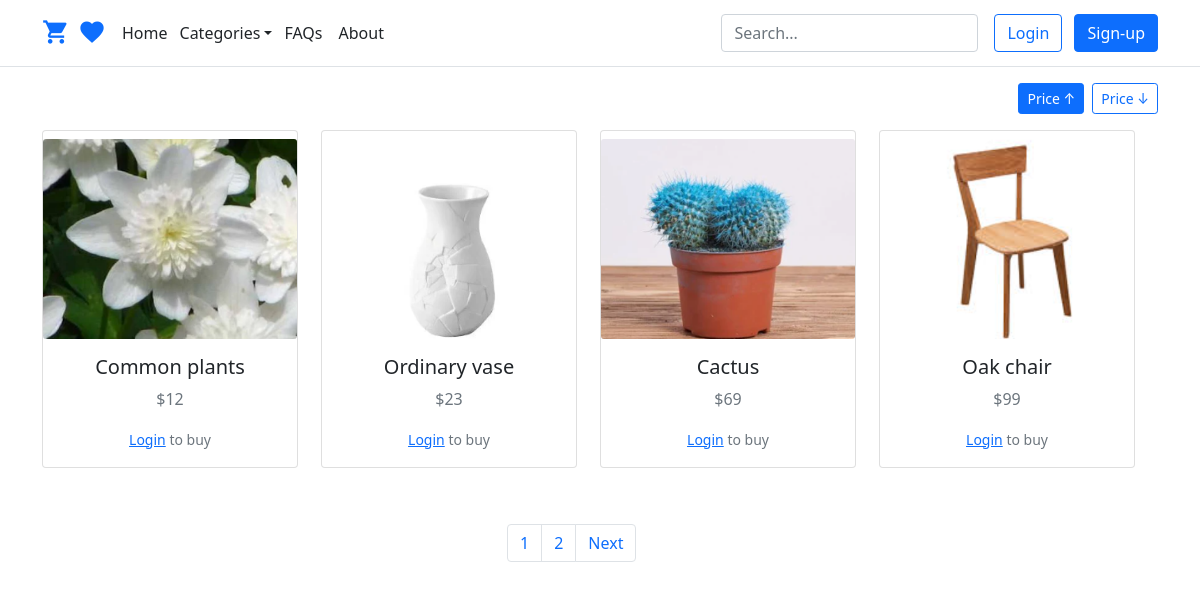
/filter/, run on the app's committed database.
### shop/models.py (models this page shows, shortened)
class Product(models.Model):
    category = models.ForeignKey(Category, on_delete=models.CASCADE, related_name='category')
    image = models.ImageField(upload_to='products')
    title = models.CharField(max_length=250)
    description = models.TextField()
    price = models.IntegerField()
    date_created = models.DateTimeField(auto_now_add=True)
    slug = models.SlugField(unique=True)
    quantity = models.IntegerField(default=0)
    class Meta:
        ordering = ('-date_created',)

### shop/views.py (the view)
# urls.py: path('filter/', views.filter_by_price, name='filter_by_price'),
def filter_by_price(request, products=None):
	sort_order = request.GET.get('sort', 'asc')
	if sort_order not in ['asc', 'desc']:
		sort_order = 'asc'
	if products:
		if sort_order == 'desc':
			products.sort(key=lambda x: x.price, reverse=True)  # Sort in descending order
		else:
			products.sort(key=lambda x: x.price)  # Sort in ascending order
	else:
		if sort_order == 'desc':
			products = Product.objects.all().order_by('-price')  # Sort by descending price
		else:
			products = Product.objects.all().order_by('price')  # Sort by ascending price
	context = {
		'products': paginat(request, products),
		'sort_order': sort_order,
	}
	return render(request, 'home_page.html', context)

### cart/utils/cart.py (called while the page is built)
    def __iter__(self):
        product_ids = self.cart.keys()  # Get all the product IDs in the cart
        products = Product.objects.filter(id__in=product_ids)  # Get products from the database using product IDs
        cart = self.cart.copy()  # Create a copy of the cart to avoid modifying the original session data
        for product in products:
            cart[str(product.id)]['product'] = product
        for item in cart.values():
            item['total_price'] = int(item['price']) * int(item['quantity'])
            yield item

    def add_cart_session(self):
        cart = self.session.get(CART_SESSION_ID)
        if not cart:
            cart = self.session[CART_SESSION_ID] = {}
        return cart

### online_shop/context_processors.py (called while the page is built)
def return_cart(request):
    cart = len(list(Cart(request))) # Count the items in the cart
    return {'cart_count': cart} # Return the count as part of the context

def return_categories(request):
    categories = Category.objects.all()  # Get all categories from the database
    return {'categories': categories}  # Return the categories as part of the context

### shop/models.py (called while the page is built)
    def __str__(self):
        return self.title

### shop/views.py (called while the page is built)
def paginat(request, list_objects):
	p = Paginator(list_objects, 4)  # Show 4 items per page
	page_number = request.GET.get('page')
	try:
		page_obj = p.get_page(page_number)
	except PageNotAnInteger:  # If page is not an integer, show the first page
		page_obj = p.page(1)
	except EmptyPage:  # If page is out of range, show the last page
		page_obj = p.page(p.num_pages)
	return page_obj

### shop/templates/home_page.html (shortened to what this page needs)
{% extends 'base.html' %}
{% block content %}
    {% if products %}
        <div class="d-flex justify-content-end mb-3">
            {% if category %}
                <a href="{% url 'shop:filter_by_category' category.slug %}?sort=asc" class="btn btn-outline-primary btn-sm me-2 {% if sort_order == 'asc' %}active{% endif %}">
                    Price ↑
                </a>
                <a href="{% url 'shop:filter_by_category' category.slug %}?sort=desc" class="btn btn-outline-primary btn-sm {% if sort_order == 'desc' %}active{% endif %}">
                    Price ↓
                </a>
            {% else %}
                <a href="{% url 'shop:filter_by_price' %}?sort=asc" class="btn btn-outline-primary btn-sm me-2 {% if sort_order == 'asc' %}active{% endif %}">
                    Price ↑
                </a>
                <a href="{% url 'shop:filter_by_price' %}?sort=desc" class="btn btn-outline-primary btn-sm {% if sort_order == 'desc' %}active{% endif %}">
                    Price ↓
                </a>
            {% endif %}
        </div>
        <div class="row">
            {% for product in products.object_list %}
                <div class="col-md-3">
                    <div class="card me-2 mb-2" style="width: 16rem;">
                        <img class="card-img mt-2" style="object-fit: cover;" width="268" height="200" src="{{ product.image.url }}">
                        <div class="mt-3 text-center">
                            <h5 class="card-title">{{ product.title }}</h5>
                            <p class="text-muted">${{ product.price }}</p>
                            {% if user.is_authenticated %}
                                <a href="{{ product.get_absolute_url }}" class="mb-3 btn btn-outline-primary w-100">Buy Now</a>
                            {% else %}
                                <p class="text-muted"><small><a href="{% url 'accounts:user_login' %}">Login</a> to buy</small></p>
                            {% endif %}
                        </div>
                    </div>
                </div>
            {% endfor %}
        </div>
        <center class="mt-5">
            <div class="col-md-2">
                <ul class="pagination">
                    <li class="page-item"><a class="page-link" href="?page={{ products.number }}">{{ products.number }}</a></li>
                    {% if products.has_next %}
                        <li class="page-item"><a class="page-link" href="?page={{ products.next_page_number }}">{{ products.next_page_number }}</a></li>
                        <li class="page-item"><a class="page-link" href="?page={{ products.next_page_number }}">Next</a></li>
                    {% endif %}
                </ul>
            </div>
        </center>
    {% endif %}
{% endblock %}

### data on the page
Product: image (picture), title "Common plants", price "12"
Product: image (picture), title "Ordinary vase", price "23"
Product: image (picture), title "Cactus", price "69"
Product: image (picture), title "Oak chair", price "99"

### other printed values
{{ products.number }} "1"
{{ products.next_page_number }} "2"
